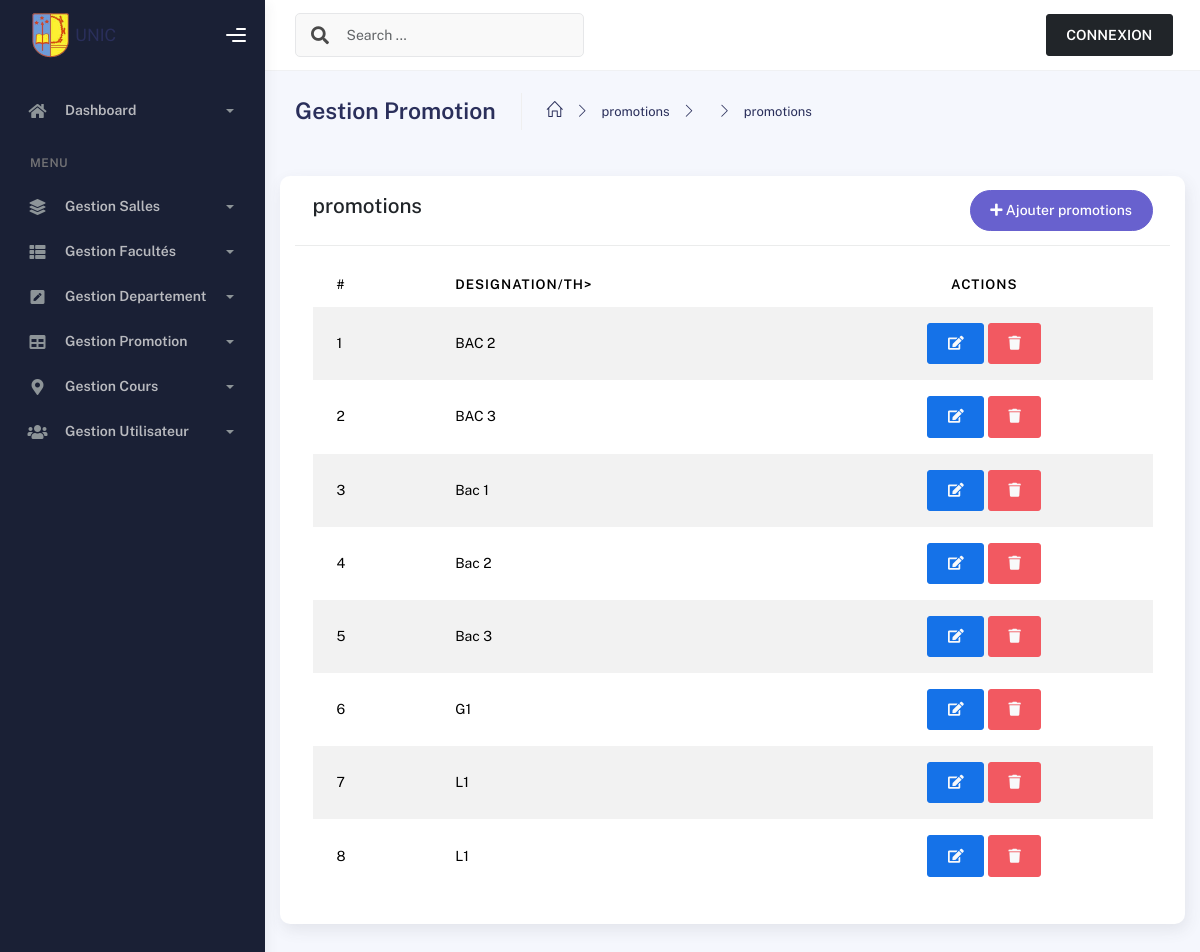
Page /promotion/ on the committed database.
### promotions/models.py (models this page shows, shortened)
class Promotion(SoftDeleteModel):
    designation = models.CharField(max_length=50)
    actif = models.BooleanField(default=True)
    class Meta:
        ordering=("designation",)

### promotions/views.py (the view)
# urls.py: path("promotion/", views.promotion_list, name="promotion-list"),
def promotion_list(request):
    context = {
        'promotions': Promotion.objects.all(),
    }
    return render(request, 'promotions/list.html', context)

### templates/promotions/list.html (shortened to what this page needs)
{% extends "../core/index.html" %} {% load static %} {% block content %}
<div class="container">
    <div class="page-inner">
        <div class="page-header mb-0">
            <h3 class="fw-bold mb-1">Gestion Promotion</h3>
            <ul class="breadcrumbs mb-1">
                <li class="nav-home">
                    <a href="#">
                        <i class="icon-home"></i>
                    </a>
                </li>
                <li class="separator">
                    <i class="icon-arrow-right"></i>
                </li>
                <li class="nav-item">
                    <a href="#">promotions</a>
                </li>
                <li class="separator">
                    <i class="icon-arrow-right"></i>
                </li>
                <li class="separator">
                    <i class="icon-arrow-right"></i>
                </li>
                <li class="nav-item">
                    <a href="#">promotions</a>
                </li>
            </ul>
        </div>
        <div class="row mt-5">
            <div class="col-md-12 card">
                <div class="card-header">
                    <div class="row d-flex justify-content-between">
                        <div class="col-md-6 col-4">
                            <h4>promotions</h4>
                        </div>
                            <div class="col-md-6 col-4 text-end">
                                <button class="btn btn-secondary btn-round" data-bs-toggle="modal" data-bs-target="#modelAddpromotions">
                                    <i class="fa fa-plus" title='ajouter une nouvelle option option'></i> Ajouter promotions
                                </button>
                            </div>
                    </div>
                </div>
                <div class="card-body">
                    <table               id="basic-datatables"
                    class="display table table-striped table-hover">
                        <thead>
                            <tr>
                                <th scope="col">#</th>
                                <th scope="col">Designation/th>
                                <th scope="col" class='text-center'>Actions</th>
                            </tr>
                        </thead>
                        <tbody>
                            {% for promotion in promotions %}
                            <tr>
                                <td>{{ forloop.counter }}</td>
                                <td>{{promotion.designation}}</td>
                                <td class='text-center'>
                                    <button class="btn btn-primary ms-auto launchEditpromotions" data-bs-target="#modelEditerpromotions" data-bs-toggle="modal"  data-id="{{ promotion.id }}"
                                    data-promotion="{{promotion.designation}}"
                                    >
                                    <i class="fa fa-edit text-light"></i>
                                </button>
                                    <button class="btn btn-danger launchDeleteModalpromotions"  data-id="{{ promotion.id }}"
                                    >
                                <i class="fa fa-trash text-light "></i>
                            </button>
                                </td>
                            </tr>
                            {% endfor %}
                        </tbody>
                    </table>
                </div>
            </div>
        </div>
    </div>
</div>
{% endblock content %}

### rows in the picture
Promotion: designation "BAC 2"
Promotion: designation "BAC 3"
Promotion: designation "Bac 1"
Promotion: designation "Bac 2"
Promotion: designation "Bac 3"
Promotion: designation "G1"
Promotion: designation "L1"
Promotion: designation "L1"
